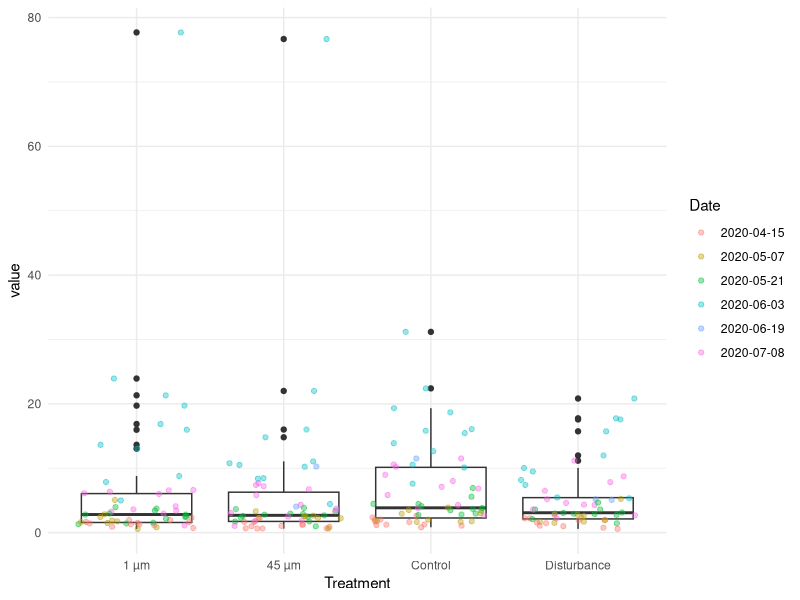
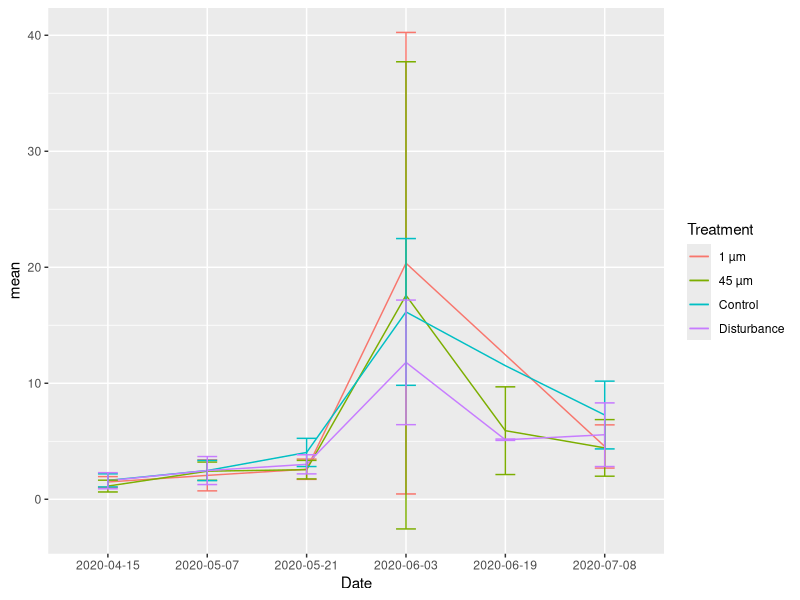

R code for these plots, in order:
#Importing Libraries
library(tidyr)
library(dplyr)
library(ggplot2)

#Reading Datasets
collar_map <- readr::read_csv("collar_map.csv")
fluxes <- readr::read_csv("fluxes.csv")

#Clean up collar_map
collar_map %>%
  select(Treatment, Collar)->
  treatment 

#Wide to Long Data
fluxes %>%
  pivot_longer(-Collar, names_to="Date") ->
  fluxes_long

#Filter Out NA values
fluxes_long %>%
  filter(!is.na(value))->
  fluxes_long

#Merge the two tables
fluxes_long %>%
  left_join(treatment, by="Collar")->
  fluxes_merged

#Compute and Print Summary
fluxes_merged %>%
  group_by(Treatment) %>%
  summarise(mean = mean(value), N = n(), Std_dev = sd(value))->
  summary_treatment

summary_treatment %>%
  print()

#Boxplot with overlaid dots
fluxes_merged %>%
  ggplot(aes(x = Treatment, y = value))+
  geom_boxplot()+
  geom_jitter(alpha = 0.4, aes(color = Date))+
  theme_minimal()

#Line Graph with error bars
fluxes_merged %>%
  group_by(Treatment, Date) %>%
  summarise(mean = mean(value), Std_dev = sd(value)) %>%
  ggplot(aes(x = Date, y = mean, color = Treatment, group = Treatment))+
  geom_line()+ 
  geom_errorbar(aes(ymax = mean + Std_dev, 
                     ymin = mean - Std_dev), 
                 width = 0.2)+
  theme_grey()

#Finding out which collars do not appear in fluxes
collar_map %>%
  anti_join(fluxes_long, by="Collar")

#Printing which collars do not appear in fluxes
print("Collar 34 is listed in the metadata that do not appear in the fluxes data file.")
print("Collar 34 is in the Fresh Plot, in Group 9, and the treatment was Disturbance")  
                 
